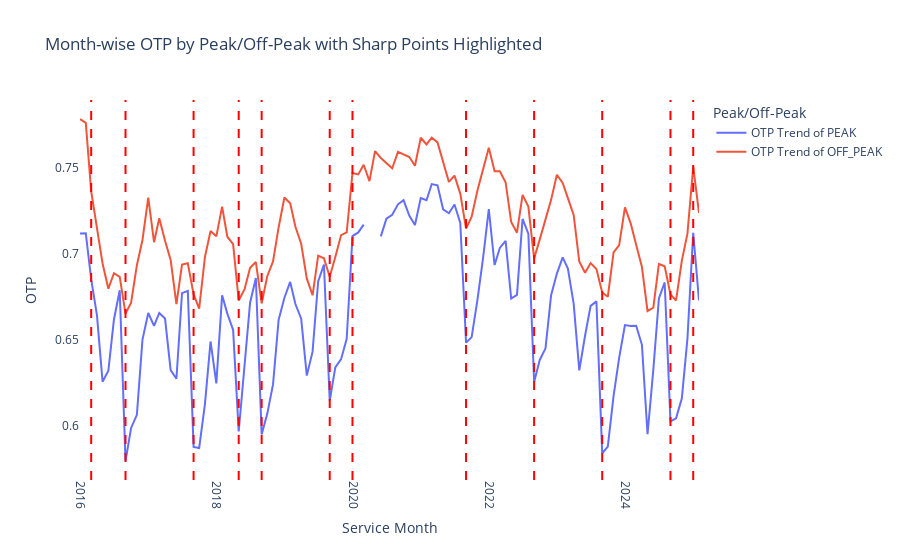

This figure's notebook cell:
### Code cell
plot_otp_trend(temp_sets, sharp_points)
